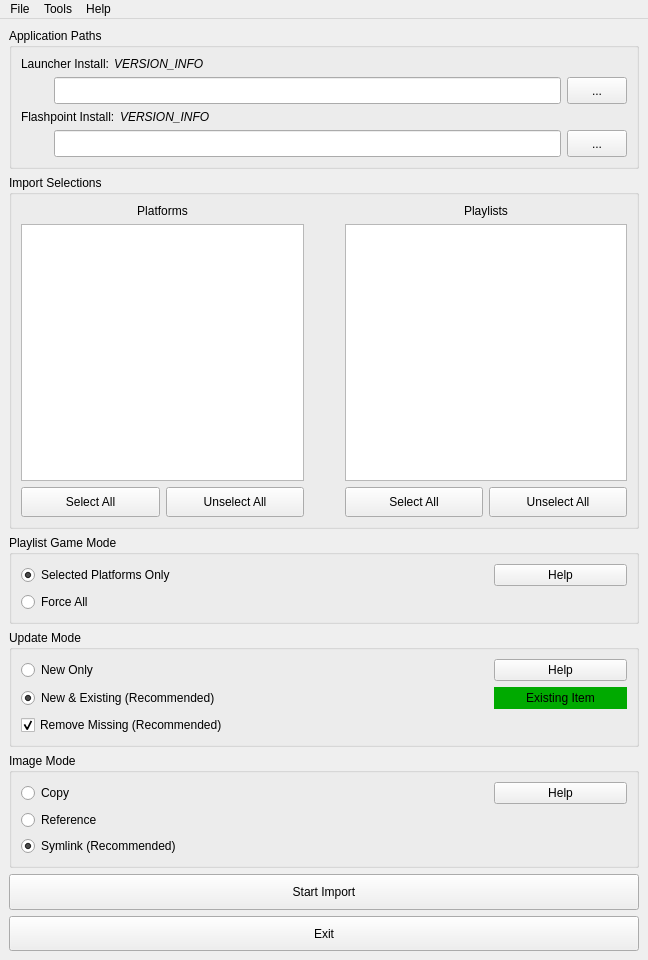
 <widget class="QMainWindow" name="MainWindow">
  <property name="geometry">
   <rect>
    <x>0</x>
    <y>0</y>
    <width>648</width>
    <height>960</height>
   </rect>
  </property>
  <property name="windowTitle">
   <string>MainWindow</string>
  </property>
  <widget class="QWidget" name="centralwidget">
   <layout class="QVBoxLayout" name="verticalLayout_3" stretch="0,0,0,0,0,0,0">
    <item>
     <widget class="QGroupBox" name="groupBox_appPathInputs">
      <property name="sizePolicy">
       <sizepolicy hsizetype="Preferred" vsizetype="Preferred">
        <horstretch>0</horstretch>
        <verstretch>3</verstretch>
       </sizepolicy>
      </property>
      <property name="title">
       <string>Application Paths</string>
      </property>
      <layout class="QGridLayout" name="gridLayout">
       <property name="topMargin">
        <number>9</number>
       </property>
       <item row="2" column="1">
        <widget class="QLineEdit" name="lineEdit_launcherPath">
         <property name="sizePolicy">
          <sizepolicy hsizetype="Expanding" vsizetype="Minimum">
           <horstretch>20</horstretch>
           <verstretch>1</verstretch>
          </sizepolicy>
         </property>
         <property name="minimumSize">
          <size>
           <width>200</width>
           <height>22</height>
          </size>
         </property>
         <property name="font">
          <font>
           <pointsize>9</pointsize>
          </font>
         </property>
        </widget>
       </item>
       <item row="2" column="0">
        <widget class="QLabel" name="icon_launcher_install_status">
         <property name="sizePolicy">
          <sizepolicy hsizetype="Fixed" vsizetype="Fixed">
           <horstretch>0</horstretch>
           <verstretch>0</verstretch>
          </sizepolicy>
         </property>
         <property name="minimumSize">
          <size>
           <width>27</width>
           <height>27</height>
          </size>
         </property>
         <property name="maximumSize">
          <size>
           <width>27</width>
           <height>27</height>
          </size>
         </property>
         <property name="sizeIncrement">
          <size>
           <width>0</width>
           <height>0</height>
          </size>
         </property>
         <property name="baseSize">
          <size>
           <width>0</width>
           <height>0</height>
          </size>
         </property>
         <property name="text">
          <string/>
         </property>
         <property name="textFormat">
          <enum>Qt::TextFormat::PlainText</enum>
         </property>
         <property name="pixmap">
          <pixmap resource="../../res/resources.qrc">:/ui/No_Install.png</pixmap>
         </property>
         <property name="scaledContents">
          <bool>true</bool>
         </property>
         <property name="alignment">
          <set>Qt::AlignmentFlag::AlignLeading|Qt::AlignmentFlag::AlignLeft|Qt::AlignmentFlag::AlignVCenter</set>
         </property>
        </widget>
       </item>
       <item row="6" column="0">
        <widget class="QLabel" name="icon_flashpoint_install_status">
         <property name="sizePolicy">
          <sizepolicy hsizetype="Fixed" vsizetype="Fixed">
           <horstretch>1</horstretch>
           <verstretch>0</verstretch>
          </sizepolicy>
         </property>
         <property name="minimumSize">
          <size>
           <width>27</width>
           <height>27</height>
          </size>
         </property>
         <property name="maximumSize">
          <size>
           <width>27</width>
           <height>27</height>
          </size>
         </property>
         <property name="text">
          <string/>
         </property>
         <property name="pixmap">
          <pixmap resource="../../res/resources.qrc">:/ui/No_Install.png</pixmap>
         </property>
         <property name="scaledContents">
          <bool>true</bool>
         </property>
        </widget>
       </item>
       <item row="6" column="1">
        <widget class="QLineEdit" name="lineEdit_flashpointPath">
         <property name="sizePolicy">
          <sizepolicy hsizetype="Expanding" vsizetype="Minimum">
           <horstretch>20</horstretch>
           <verstretch>0</verstretch>
          </sizepolicy>
         </property>
         <property name="minimumSize">
          <size>
           <width>200</width>
           <height>22</height>
          </size>
         </property>
         <property name="font">
          <font>
           <pointsize>9</pointsize>
          </font>
         </property>
        </widget>
       </item>
       <item row="2" column="2">
        <widget class="QPushButton" name="pushButton_launcherBrowse">
         <property name="sizePolicy">
          <sizepolicy hsizetype="Preferred" vsizetype="Minimum">
           <horstretch>1</horstretch>
           <verstretch>0</verstretch>
          </sizepolicy>
         </property>
         <property name="minimumSize">
          <size>
           <width>60</width>
           <height>22</height>
          </size>
         </property>
         <property name="text">
          <string>...</string>
         </property>
        </widget>
       </item>
       <item row="6" column="2">
        <widget class="QPushButton" name="pushButton_flashpointBrowse">
         <property name="sizePolicy">
          <sizepolicy hsizetype="Preferred" vsizetype="Minimum">
           <horstretch>1</horstretch>
           <verstretch>0</verstretch>
          </sizepolicy>
         </property>
         <property name="minimumSize">
          <size>
           <width>60</width>
           <height>22</height>
          </size>
         </property>
         <property name="text">
          <string>...</string>
         </property>
        </widget>
       </item>
       <item row="5" column="0" colspan="2">
        <layout class="QHBoxLayout" name="horizontalLayout" stretch="0,1">
         <property name="spacing">
          <number>5</number>
         </property>
         <item>
          <widget class="QLabel" name="label_flashpointPath">
           <property name="text">
            <string>Flashpoint Install:</string>
           </property>
          </widget>
         </item>
         <item>
          <widget class="QLabel" name="label_flashpointVersion">
           <property name="font">
            <font>
             <italic>true</italic>
            </font>
           </property>
           <property name="text">
            <string>VERSION_INFO</string>
           </property>
           <property name="margin">
            <number>0</number>
           </property>
          </widget>
         </item>
        </layout>
       </item>
       <item row="1" column="0" colspan="2">
        <layout class="QHBoxLayout" name="horizontalLayout_5" stretch="0,1">
         <property name="spacing">
          <number>5</number>
         </property>
         <property name="leftMargin">
          <number>0</number>
         </property>
         <item>
          <widget class="QLabel" name="label_launcherPath">
           <property name="text">
            <string>Launcher Install:</string>
           </property>
           <property name="indent">
            <number>0</number>
           </property>
          </widget>
         </item>
         <item>
          <widget class="QLabel" name="label_launcherVersion">
           <property name="font">
            <font>
             <italic>true</italic>
            </font>
           </property>
           <property name="text">
            <string>VERSION_INFO</string>
           </property>
          </widget>
         </item>
        </layout>
       </item>
      </layout>
     </widget>
    </item>
    <item>
     <widget class="QGroupBox" name="groupBox_importSelection">
      <property name="enabled">
       <bool>true</bool>
      </property>
      <property name="sizePolicy">
       <sizepolicy hsizetype="Preferred" vsizetype="Expanding">
        <horstretch>0</horstretch>
        <verstretch>10</verstretch>
       </sizepolicy>
      </property>
      <property name="title">
       <string>Import Selections</string>
      </property>
      <layout class="QHBoxLayout" name="horizontalLayout_4">
       <item>
        <layout class="QVBoxLayout" name="verticalLayout" stretch="0,17,2">
         <item>
          <widget class="QLabel" name="label_platformOptions">
           <property name="text">
            <string>Platforms</string>
           </property>
           <property name="alignment">
            <set>Qt::AlignmentFlag::AlignCenter</set>
           </property>
          </widget>
         </item>
         <item>
          <widget class="QListWidget" name="listWidget_platformChoices">
           <property name="sizePolicy">
            <sizepolicy hsizetype="Expanding" vsizetype="Expanding">
             <horstretch>0</horstretch>
             <verstretch>10</verstretch>
            </sizepolicy>
           </property>
           <property name="minimumSize">
            <size>
             <width>150</width>
             <height>35</height>
            </size>
           </property>
           <property name="selectionMode">
            <enum>QAbstractItemView::SelectionMode::NoSelection</enum>
           </property>
          </widget>
         </item>
         <item>
          <layout class="QHBoxLayout" name="horizontalLayout_2" stretch="0,0">
           <item>
            <widget class="QPushButton" name="pushButton_selectAll_platforms">
             <property name="sizePolicy">
              <sizepolicy hsizetype="Minimum" vsizetype="Expanding">
               <horstretch>0</horstretch>
               <verstretch>5</verstretch>
              </sizepolicy>
             </property>
             <property name="minimumSize">
              <size>
               <width>0</width>
               <height>22</height>
              </size>
             </property>
             <property name="text">
              <string>Select All</string>
             </property>
            </widget>
           </item>
           <item>
            <widget class="QPushButton" name="pushButton_selectNone_platforms">
             <property name="sizePolicy">
              <sizepolicy hsizetype="Minimum" vsizetype="Minimum">
               <horstretch>0</horstretch>
               <verstretch>5</verstretch>
              </sizepolicy>
             </property>
             <property name="minimumSize">
              <size>
               <width>0</width>
               <height>22</height>
              </size>
             </property>
             <property name="text">
              <string>Unselect All</string>
             </property>
            </widget>
           </item>
          </layout>
         </item>
        </layout>
       </item>
       <item>
        <spacer name="horizontalSpacer">
         <property name="orientation">
          <enum>Qt::Orientation::Horizontal</enum>
         </property>
         <property name="sizeType">
          <enum>QSizePolicy::Policy::Preferred</enum>
         </property>
         <property name="sizeHint" stdset="0">
          <size>
           <width>35</width>
           <height>20</height>
          </size>
         </property>
        </spacer>
       </item>
       <item>
        <layout class="QVBoxLayout" name="verticalLayout_2" stretch="0,17,2">
         <item>
          <widget class="QLabel" name="label_playlistOptions">
           <property name="text">
            <string>Playlists</string>
           </property>
           <property name="alignment">
            <set>Qt::AlignmentFlag::AlignCenter</set>
           </property>
          </widget>
         </item>
         <item>
          <widget class="QListWidget" name="listWidget_playlistChoices">
           <property name="minimumSize">
            <size>
             <width>150</width>
             <height>35</height>
            </size>
           </property>
           <property name="selectionMode">
            <enum>QAbstractItemView::SelectionMode::NoSelection</enum>
           </property>
          </widget>
         </item>
         <item>
          <layout class="QHBoxLayout" name="horizontalLayout_3">
           <property name="sizeConstraint">
            <enum>QLayout::SizeConstraint::SetDefaultConstraint</enum>
           </property>
           <item>
            <widget class="QPushButton" name="pushButton_selectAll_playlists">
             <property name="sizePolicy">
              <sizepolicy hsizetype="Minimum" vsizetype="Minimum">
               <horstretch>0</horstretch>
               <verstretch>0</verstretch>
              </sizepolicy>
             </property>
             <property name="minimumSize">
              <size>
               <width>0</width>
               <height>22</height>
              </size>
             </property>
             <property name="text">
              <string>Select All</string>
             </property>
            </widget>
           </item>
           <item>
            <widget class="QPushButton" name="pushButton_selectNone_playlists">
             <property name="sizePolicy">
              <sizepolicy hsizetype="Minimum" vsizetype="Minimum">
               <horstretch>0</horstretch>
               <verstretch>0</verstretch>
              </sizepolicy>
             </property>
             <property name="minimumSize">
              <size>
               <width>0</width>
               <height>22</height>
              </size>
             </property>
             <property name="text">
              <string>Unselect All</string>
             </property>
            </widget>
           </item>
          </layout>
         </item>
        </layout>
       </item>
      </layout>
     </widget>
    </item>
    <item>
     <widget class="QGroupBox" name="groupBox_playlistGameMode">
      <property name="sizePolicy">
       <sizepolicy hsizetype="Preferred" vsizetype="Preferred">
        <horstretch>0</horstretch>
        <verstretch>2</verstretch>
       </sizepolicy>
      </property>
      <property name="title">
       <string>Playlist Game Mode</string>
      </property>
      <layout class="QGridLayout" name="gridLayout_6" rowstretch="1,0" columnstretch="6,1,2">
       <item row="0" column="1">
        <spacer name="horizontalSpacer_4">
         <property name="orientation">
          <enum>Qt::Orientation::Horizontal</enum>
         </property>
         <property name="sizeHint" stdset="0">
          <size>
           <width>40</width>
           <height>20</height>
          </size>
         </property>
        </spacer>
       </item>
       <item row="0" column="2">
        <widget class="QPushButton" name="pushButton_playlistGameModeHelp">
         <property name="sizePolicy">
          <sizepolicy hsizetype="Minimum" vsizetype="Minimum">
           <horstretch>0</horstretch>
           <verstretch>1</verstretch>
          </sizepolicy>
         </property>
         <property name="minimumSize">
          <size>
           <width>100</width>
           <height>22</height>
          </size>
         </property>
         <property name="maximumSize">
          <size>
           <width>270</width>
           <height>40</height>
          </size>
         </property>
         <property name="text">
          <string>Help</string>
         </property>
         <property name="icon">
          <iconset resource="../../res/resources.qrc">
           <normaloff>:/ui/Update_Mode_Info.png</normaloff>:/ui/Update_Mode_Info.png</iconset>
         </property>
        </widget>
       </item>
       <item row="1" column="0">
        <widget class="QRadioButton" name="radioButton_forceAll">
         <property name="sizePolicy">
          <sizepolicy hsizetype="Minimum" vsizetype="Minimum">
           <horstretch>0</horstretch>
           <verstretch>0</verstretch>
          </sizepolicy>
         </property>
         <property name="text">
          <string>Force All</string>
         </property>
         <property name="checked">
          <bool>false</bool>
         </property>
         <attribute name="buttonGroup">
          <string notr="true">buttonGroup_playlistGameMode</string>
         </attribute>
        </widget>
       </item>
       <item row="0" column="0">
        <widget class="QRadioButton" name="radioButton_selectedPlatformsOnly">
         <property name="sizePolicy">
          <sizepolicy hsizetype="Minimum" vsizetype="Minimum">
           <horstretch>0</horstretch>
           <verstretch>0</verstretch>
          </sizepolicy>
         </property>
         <property name="text">
          <string>Selected Platforms Only</string>
         </property>
         <property name="checked">
          <bool>true</bool>
         </property>
         <attribute name="buttonGroup">
          <string notr="true">buttonGroup_playlistGameMode</string>
         </attribute>
        </widget>
       </item>
      </layout>
     </widget>
    </item>
    <item>
     <widget class="QGroupBox" name="groupBox_updateMode">
      <property name="sizePolicy">
       <sizepolicy hsizetype="Preferred" vsizetype="Preferred">
        <horstretch>0</horstretch>
        <verstretch>3</verstretch>
       </sizepolicy>
      </property>
      <property name="title">
       <string>Update Mode</string>
      </property>
      <layout class="QGridLayout" name="gridLayout_4" rowstretch="1,1,1" columnstretch="6,1,2" rowminimumheight="0,0,0">
       <item row="0" column="1">
        <spacer name="horizontalSpacer_2">
         <property name="orientation">
          <enum>Qt::Orientation::Horizontal</enum>
         </property>
         <property name="sizeType">
          <enum>QSizePolicy::Policy::Expanding</enum>
         </property>
         <property name="sizeHint" stdset="0">
          <size>
           <width>40</width>
           <height>20</height>
          </size>
         </property>
        </spacer>
       </item>
       <item row="0" column="2">
        <widget class="QPushButton" name="pushButton_updateModeHelp">
         <property name="sizePolicy">
          <sizepolicy hsizetype="Minimum" vsizetype="Minimum">
           <horstretch>0</horstretch>
           <verstretch>1</verstretch>
          </sizepolicy>
         </property>
         <property name="minimumSize">
          <size>
           <width>100</width>
           <height>22</height>
          </size>
         </property>
         <property name="maximumSize">
          <size>
           <width>270</width>
           <height>40</height>
          </size>
         </property>
         <property name="text">
          <string>Help</string>
         </property>
         <property name="icon">
          <iconset resource="../../res/resources.qrc">
           <normaloff>:/ui/Update_Mode_Info.png</normaloff>:/ui/Update_Mode_Info.png</iconset>
         </property>
        </widget>
       </item>
       <item row="1" column="0">
        <widget class="QRadioButton" name="radioButton_updateExisting">
         <property name="sizePolicy">
          <sizepolicy hsizetype="Minimum" vsizetype="Minimum">
           <horstretch>0</horstretch>
           <verstretch>0</verstretch>
          </sizepolicy>
         </property>
         <property name="minimumSize">
          <size>
           <width>190</width>
           <height>0</height>
          </size>
         </property>
         <property name="text">
          <string>New &amp;&amp; Existing (Recommended)</string>
         </property>
         <property name="checked">
          <bool>true</bool>
         </property>
         <attribute name="buttonGroup">
          <string notr="true">buttonGroup_updateMode</string>
         </attribute>
        </widget>
       </item>
       <item row="2" column="0">
        <widget class="QCheckBox" name="checkBox_removeMissing">
         <property name="sizePolicy">
          <sizepolicy hsizetype="Minimum" vsizetype="Minimum">
           <horstretch>0</horstretch>
           <verstretch>0</verstretch>
          </sizepolicy>
         </property>
         <property name="minimumSize">
          <size>
           <width>190</width>
           <height>0</height>
          </size>
         </property>
         <property name="text">
          <string>Remove Missing (Recommended)</string>
         </property>
         <property name="checked">
          <bool>true</bool>
         </property>
        </widget>
       </item>
       <item row="0" column="0">
        <widget class="QRadioButton" name="radioButton_onlyAdd">
         <property name="sizePolicy">
          <sizepolicy hsizetype="Minimum" vsizetype="Minimum">
           <horstretch>0</horstretch>
           <verstretch>0</verstretch>
          </sizepolicy>
         </property>
         <property name="minimumSize">
          <size>
           <width>190</width>
           <height>0</height>
          </size>
         </property>
         <property name="text">
          <string>New Only</string>
         </property>
         <property name="checked">
          <bool>false</bool>
         </property>
         <attribute name="buttonGroup">
          <string notr="true">buttonGroup_updateMode</string>
         </attribute>
        </widget>
       </item>
       <item row="1" column="2">
        <widget class="QLabel" name="label_existingItemColor">
         <property name="enabled">
          <bool>true</bool>
         </property>
         <property name="sizePolicy">
          <sizepolicy hsizetype="Minimum" vsizetype="Minimum">
           <horstretch>0</horstretch>
           <verstretch>1</verstretch>
          </sizepolicy>
         </property>
         <property name="minimumSize">
          <size>
           <width>100</width>
           <height>22</height>
          </size>
         </property>
         <property name="maximumSize">
          <size>
           <width>270</width>
           <height>40</height>
          </size>
         </property>
         <property name="sizeIncrement">
          <size>
           <width>0</width>
           <height>40</height>
          </size>
         </property>
         <property name="palette">
          <palette>
           <active>
            <colorrole role="WindowText">
             <brush brushstyle="SolidPattern">
              <color alpha="255">
               <red>0</red>
               <green>0</green>
               <blue>0</blue>
              </color>
             </brush>
            </colorrole>
            <colorrole role="Base">
             <brush brushstyle="SolidPattern">
              <color alpha="255">
               <red>255</red>
               <green>255</green>
               <blue>255</blue>
              </color>
             </brush>
            </colorrole>
            <colorrole role="Window">
             <brush brushstyle="SolidPattern">
              <color alpha="255">
               <red>0</red>
               <green>170</green>
               <blue>0</blue>
              </color>
             </brush>
            </colorrole>
           </active>
           <inactive>
            <colorrole role="WindowText">
             <brush brushstyle="SolidPattern">
              <color alpha="255">
               <red>0</red>
               <green>0</green>
               <blue>0</blue>
              </color>
             </brush>
            </colorrole>
            <colorrole role="Base">
             <brush brushstyle="SolidPattern">
              <color alpha="255">
               <red>255</red>
               <green>255</green>
               <blue>255</blue>
              </color>
             </brush>
            </colorrole>
            <colorrole role="Window">
             <brush brushstyle="SolidPattern">
              <color alpha="255">
               <red>0</red>
               <green>170</green>
               <blue>0</blue>
              </color>
             </brush>
            </colorrole>
           </inactive>
           <disabled>
            <colorrole role="WindowText">
             <brush brushstyle="SolidPattern">
              <color alpha="255">
               <red>222</red>
               <green>222</green>
               <blue>222</blue>
              </color>
             </brush>
            </colorrole>
            <colorrole role="Base">
             <brush brushstyle="SolidPattern">
              <color alpha="255">
               <red>0</red>
               <green>170</green>
               <blue>0</blue>
              </color>
             </brush>
            </colorrole>
            <colorrole role="Window">
             <brush brushstyle="SolidPattern">
              <color alpha="255">
               <red>0</red>
               <green>170</green>
               <blue>0</blue>
              </color>
             </brush>
            </colorrole>
           </disabled>
          </palette>
         </property>
         <property name="autoFillBackground">
          <bool>true</bool>
         </property>
         <property name="text">
          <string>Existing Item</string>
         </property>
         <property name="alignment">
          <set>Qt::AlignmentFlag::AlignCenter</set>
         </property>
        </widget>
       </item>
      </layout>
     </widget>
    </item>
    <item>
     <widget class="QGroupBox" name="groupBox_imageMode">
      <property name="sizePolicy">
       <sizepolicy hsizetype="Preferred" vsizetype="Preferred">
        <horstretch>0</horstretch>
        <verstretch>2</verstretch>
       </sizepolicy>
      </property>
      <property name="title">
       <string>Image Mode</string>
      </property>
      <layout class="QGridLayout" name="gridLayout_5" rowstretch="1,1,0" columnstretch="6,1,2">
       <item row="0" column="0">
        <widget class="QRadioButton" name="radioButton_copy">
         <property name="sizePolicy">
          <sizepolicy hsizetype="Minimum" vsizetype="Minimum">
           <horstretch>0</horstretch>
           <verstretch>0</verstretch>
          </sizepolicy>
         </property>
         <property name="text">
          <string>Copy</string>
         </property>
         <attribute name="buttonGroup">
          <string notr="true">buttonGroup_imageMode</string>
         </attribute>
        </widget>
       </item>
       <item row="0" column="2">
        <widget class="QPushButton" name="pushButton_imageModeHelp">
         <property name="sizePolicy">
          <sizepolicy hsizetype="Minimum" vsizetype="Minimum">
           <horstretch>0</horstretch>
           <verstretch>1</verstretch>
          </sizepolicy>
         </property>
         <property name="minimumSize">
          <size>
           <width>100</width>
           <height>22</height>
          </size>
         </property>
         <property name="maximumSize">
          <size>
           <width>270</width>
           <height>40</height>
          </size>
         </property>
         <property name="text">
          <string>Help</string>
         </property>
         <property name="icon">
          <iconset resource="../../res/resources.qrc">
           <normaloff>:/ui/Update_Mode_Info.png</normaloff>:/ui/Update_Mode_Info.png</iconset>
         </property>
        </widget>
       </item>
       <item row="0" column="1">
        <spacer name="horizontalSpacer_3">
         <property name="orientation">
          <enum>Qt::Orientation::Horizontal</enum>
         </property>
         <property name="sizeHint" stdset="0">
          <size>
           <width>40</width>
           <height>20</height>
          </size>
         </property>
        </spacer>
       </item>
       <item row="1" column="0">
        <widget class="QRadioButton" name="radioButton_reference">
         <property name="sizePolicy">
          <sizepolicy hsizetype="Minimum" vsizetype="Minimum">
           <horstretch>0</horstretch>
           <verstretch>0</verstretch>
          </sizepolicy>
         </property>
         <property name="text">
          <string>Reference</string>
         </property>
         <property name="checked">
          <bool>false</bool>
         </property>
         <attribute name="buttonGroup">
          <string notr="true">buttonGroup_imageMode</string>
         </attribute>
        </widget>
       </item>
       <item row="2" column="0">
        <widget class="QRadioButton" name="radioButton_link">
         <property name="sizePolicy">
          <sizepolicy hsizetype="Minimum" vsizetype="Minimum">
           <horstretch>0</horstretch>
           <verstretch>0</verstretch>
          </sizepolicy>
         </property>
         <property name="text">
          <string>Symlink (Recommended) </string>
         </property>
         <property name="checked">
          <bool>true</bool>
         </property>
         <attribute name="buttonGroup">
          <string notr="true">buttonGroup_imageMode</string>
         </attribute>
        </widget>
       </item>
      </layout>
     </widget>
    </item>
    <item>
     <widget class="QPushButton" name="pushButton_startImport">
      <property name="sizePolicy">
       <sizepolicy hsizetype="Minimum" vsizetype="MinimumExpanding">
        <horstretch>0</horstretch>
        <verstretch>1</verstretch>
       </sizepolicy>
      </property>
      <property name="text">
       <string>Start Import</string>
      </property>
     </widget>
    </item>
    <item>
     <widget class="QPushButton" name="pushButton_exit">
      <property name="sizePolicy">
       <sizepolicy hsizetype="Minimum" vsizetype="MinimumExpanding">
        <horstretch>0</horstretch>
        <verstretch>1</verstretch>
       </sizepolicy>
      </property>
      <property name="text">
       <string>Exit</string>
      </property>
     </widget>
    </item>
   </layout>
  </widget>
  <widget class="QMenuBar" name="menubar">
   <property name="geometry">
    <rect>
     <x>0</x>
     <y>0</y>
     <width>648</width>
     <height>21</height>
    </rect>
   </property>
   <widget class="QMenu" name="menuFile">
    <property name="title">
     <string>File</string>
    </property>
    <addaction name="action_exit"/>
   </widget>
   <widget class="QMenu" name="menuTools">
    <property name="title">
     <string>Tools</string>
    </property>
    <addaction name="action_editTagFilter"/>
    <addaction name="separator"/>
    <addaction name="action_forceDownloadImages"/>
    <addaction name="action_includeAnimations"/>
    <addaction name="action_excludeAdditionalApps"/>
    <addaction name="separator"/>
    <addaction name="action_deployCLIFp"/>
   </widget>
   <widget class="QMenu" name="menuHelp">
    <property name="title">
     <string>Help</string>
    </property>
    <widget class="QMenu" name="menu_launcherHelp">
     <property name="title">
      <string>Launchers</string>
     </property>
    </widget>
    <addaction name="action_goToFILGitHub"/>
    <addaction name="action_goToCLIFpGitHub"/>
    <addaction name="menu_launcherHelp"/>
    <addaction name="action_about"/>
   </widget>
   <addaction name="menuFile"/>
   <addaction name="menuTools"/>
   <addaction name="menuHelp"/>
  </widget>
  <action name="action_exit">
   <property name="icon">
    <iconset resource="../../res/resources.qrc">
     <normaloff>:/ui/Exit.png</normaloff>:/ui/Exit.png</iconset>
   </property>
   <property name="text">
    <string>Exit</string>
   </property>
  </action>
  <action name="action_goToFILGitHub">
   <property name="icon">
    <iconset resource="../../res/resources.qrc">
     <normaloff>:/ui/GitHub.png</normaloff>:/ui/GitHub.png</iconset>
   </property>
   <property name="text">
    <string>FIL (This Import Tool) GitHub</string>
   </property>
  </action>
  <action name="action_goToCLIFpGitHub">
   <property name="icon">
    <iconset resource="../../res/resources.qrc">
     <normaloff>:/ui/GitHub.png</normaloff>:/ui/GitHub.png</iconset>
   </property>
   <property name="text">
    <string>CLIFp (Command-line Interface) GitHub</string>
   </property>
  </action>
  <action name="action_goToLBForums">
   <property name="icon">
    <iconset>
     <normaloff>:/ui/LaunchBox.png</normaloff>:/ui/LaunchBox.png</iconset>
   </property>
   <property name="text">
    <string>LaunchBox Forums Release Page</string>
   </property>
  </action>
  <action name="action_deployCLIFp">
   <property name="icon">
    <iconset resource="../../res/resources.qrc">
     <normaloff>:/ui/CLIFp.png</normaloff>:/ui/CLIFp.png</iconset>
   </property>
   <property name="text">
    <string>Deploy CLIFp</string>
   </property>
  </action>
  <action name="action_includeExtreme">
   <property name="checkable">
    <bool>true</bool>
   </property>
   <property name="checked">
    <bool>false</bool>
   </property>
   <property name="text">
    <string>Include Extreme/Adult Games</string>
   </property>
  </action>
  <action name="action_includeAnimations">
   <property name="checkable">
    <bool>true</bool>
   </property>
   <property name="text">
    <string>Include Animations</string>
   </property>
  </action>
  <action name="action_editTagFilter">
   <property name="enabled">
    <bool>false</bool>
   </property>
   <property name="text">
    <string>Edit Tag Filter</string>
   </property>
  </action>
  <action name="action_forceDownloadImages">
   <property name="checkable">
    <bool>true</bool>
   </property>
   <property name="enabled">
    <bool>false</bool>
   </property>
   <property name="text">
    <string>Force Download Images</string>
   </property>
  </action>
  <action name="actiondummy">
   <property name="text">
    <string>dummy</string>
   </property>
  </action>
  <action name="action_about">
   <property name="icon">
    <iconset resource="../../res/resources.qrc">
     <normaloff>:/ui/About.png</normaloff>:/ui/About.png</iconset>
   </property>
   <property name="text">
    <string>About</string>
   </property>
  </action>
  <action name="action_excludeAdditionalApps">
   <property name="checkable">
    <bool>true</bool>
   </property>
   <property name="text">
    <string>Exclude Additional Apps</string>
   </property>
  </action>
 </widget>
